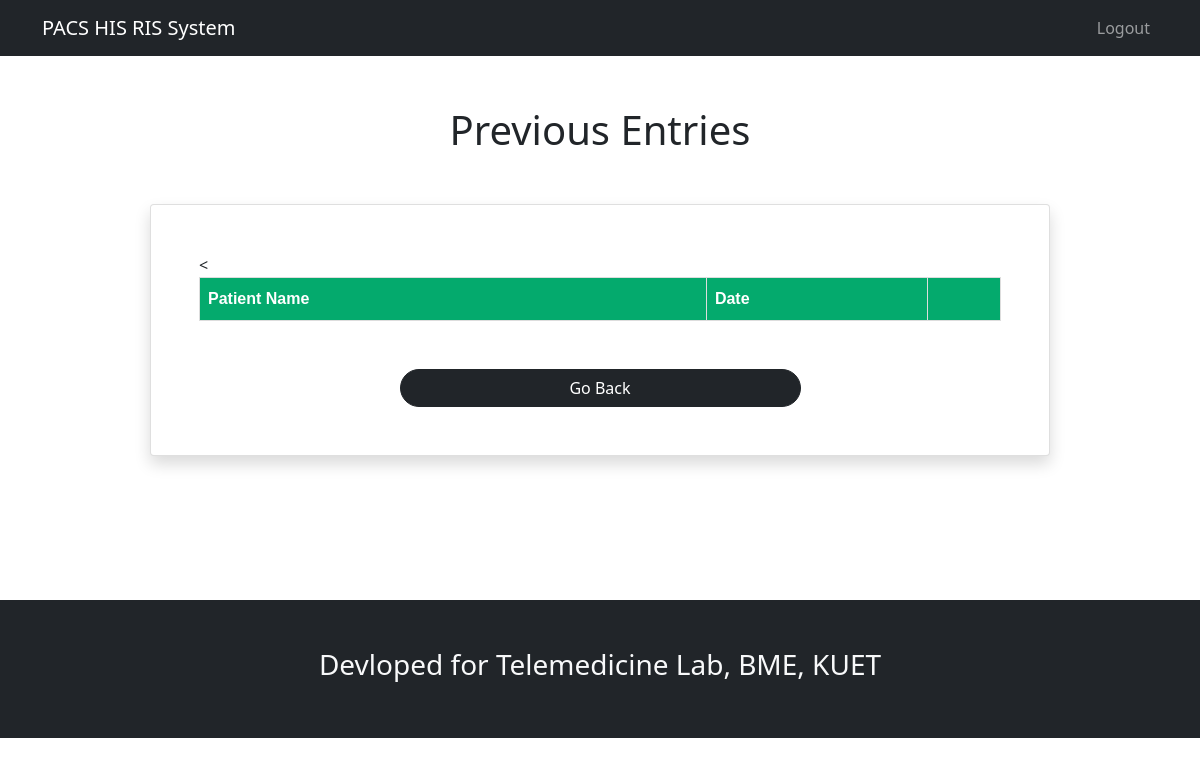
/lab_operator/previous_entries (signed in), run on an earlier commit of the app's database.
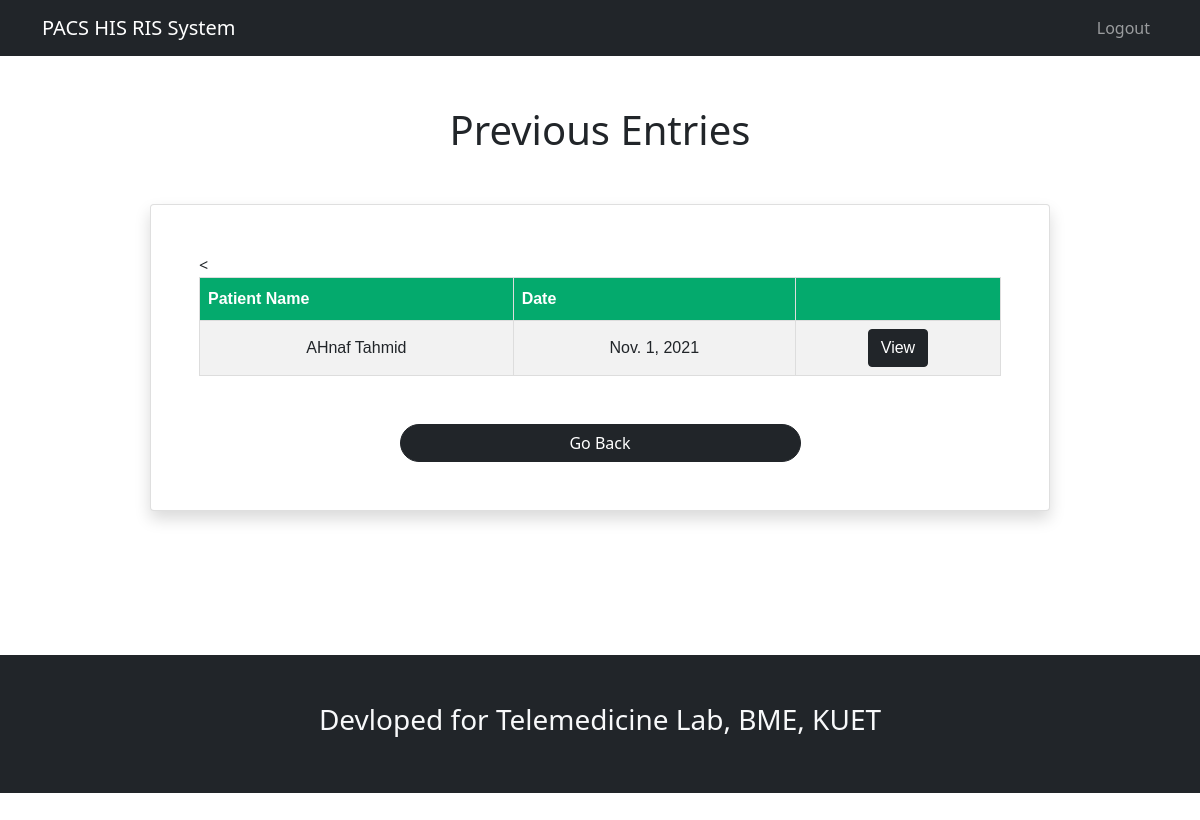
And on a later commit of the database.
### lab_operator/models.py (models this page shows)
class Radiological_Data(models.Model):
    patient = models.ForeignKey(User,on_delete=models.CASCADE,verbose_name="Patient Assigned",related_name="data_of_patient")
    operator = models.ForeignKey(User,on_delete=models.CASCADE,related_name="uploaded_by_operator")
    experiment_name = models.CharField(max_length=200,verbose_name="Experiment Name",blank=False,null=False)
    patient_history = models.CharField(max_length=10000,verbose_name="Patient History",blank=False,null=False)
    procedure = models.CharField(max_length=10000,verbose_name="Experiment Procedure",blank=False,null=False)
    findings = models.CharField(max_length=10000,verbose_name="Findings",blank=False,null=False)
    impression = models.CharField(max_length=10000,verbose_name="Impression",blank=True,null=True)
    file = models.FileField(upload_to=user_directory_path)
    upload_date =  models.DateField(default=str(date.today()),editable=False)
    def __str__(self):
        filename = str(self.patient)  + " by " + str(self.operator) + " at "+ str(self.upload_date)
        return filename
    def get_absolute_url(self):
        args=[ self.id ]
        return reverse('lab_operator:previous_entry_details', args=args )

### accounts/models.py (models this page shows)
class User(AbstractUser):
    first_name = models.CharField(max_length=50,blank=False,null=False,help_text ="Please Enter Your First Name")
    last_name = models.CharField(max_length=50,blank=False,null=False,help_text ="Please Enter Your Last/Given Name")
    phone = models.CharField(max_length=11,blank=False,null=False,primary_key=True,help_text ="Please Enter Your Phone number. eg: 01700000000")
    address = models.CharField(max_length=200,blank=False,null=False,help_text ="Please Enter Your Residential Address")
    gender = models.CharField(choices=[("M","Male"),("F","Female"),("Other","Other")],blank=False,null=False,max_length=10)
    blood_group = models.CharField(choices=[("A+","A+"),("A-","A-"),("B+","B+"),("B-","B-"),("AB+","AB+"),("AB-","AB-"),("O+","O+"),("O-","O-")],max_length=5)
    is_doctor = models.BooleanField(default=False,verbose_name="Is a Doctor")
    is_labop = models.BooleanField(default=False,verbose_name="Is a Lab Operator")
    def __str__(self):
        return  self.first_name + "_using_"  + self.phone

### lab_operator/views.py (the view)
# urls.py: path("previous_entries",previous_entries,name="previous_entries"),
@login_required(login_url="/../accounts/login")
def previous_entries(request):
    if request.user.is_labop:
        print("I'm here")
        print(request.user)
        entries = Radiological_Data.objects.filter(operator= request.user)
        print(entries)
        return render(request,"lab_operator/previous_uploads.html",{"entries":entries})
    else:
        print("I'm there")
        return redirect("patient:patient_dashboard")

### lab_operator/templates/lab_operator/previous_uploads.html (shortened to what this page needs)
{% extends "base.html" %} {% block content %}
<h1 style="text-align: center; margin: 50px;"> Previous Entries </h1>
<div class="container card p-5 shadow bg-body rounded w-75">
    <table width=80% id="prescriptions">
        <<tr>
            <th>
                Patient Name
            </th>
            <th>
                Date
            </th>
            <th>
            </th>
            </tr>
            {% for entry in entries %}
            <tr>
                <td>
                    {{entry.patient.first_name}} {{entry.patient.last_name }}
                </td>
                <td>
                    {{entry.upload_date}}
                </td>
                <td>
                    <button class="btn btn-dark"> <a href="{{ entry.get_absolute_url }}" class="text-decoration-none text-white"> View </a></a></button>
                </td>
            </tr>
            {% endfor %}
    </table>
    <div class="wrap d-flex justify-content-center">
        <button onclick="goBack()" class="btn btn-dark mt-5 rounded-pill col-md-6">Go Back</button>
    </div>
</div>
{% endblock %}

What changed in the data, as far as the page shows it:
added Radiological_Data: patient.first_name "AHnaf", patient.last_name "Tahmid", upload_date "Nov. 1, 2021"
